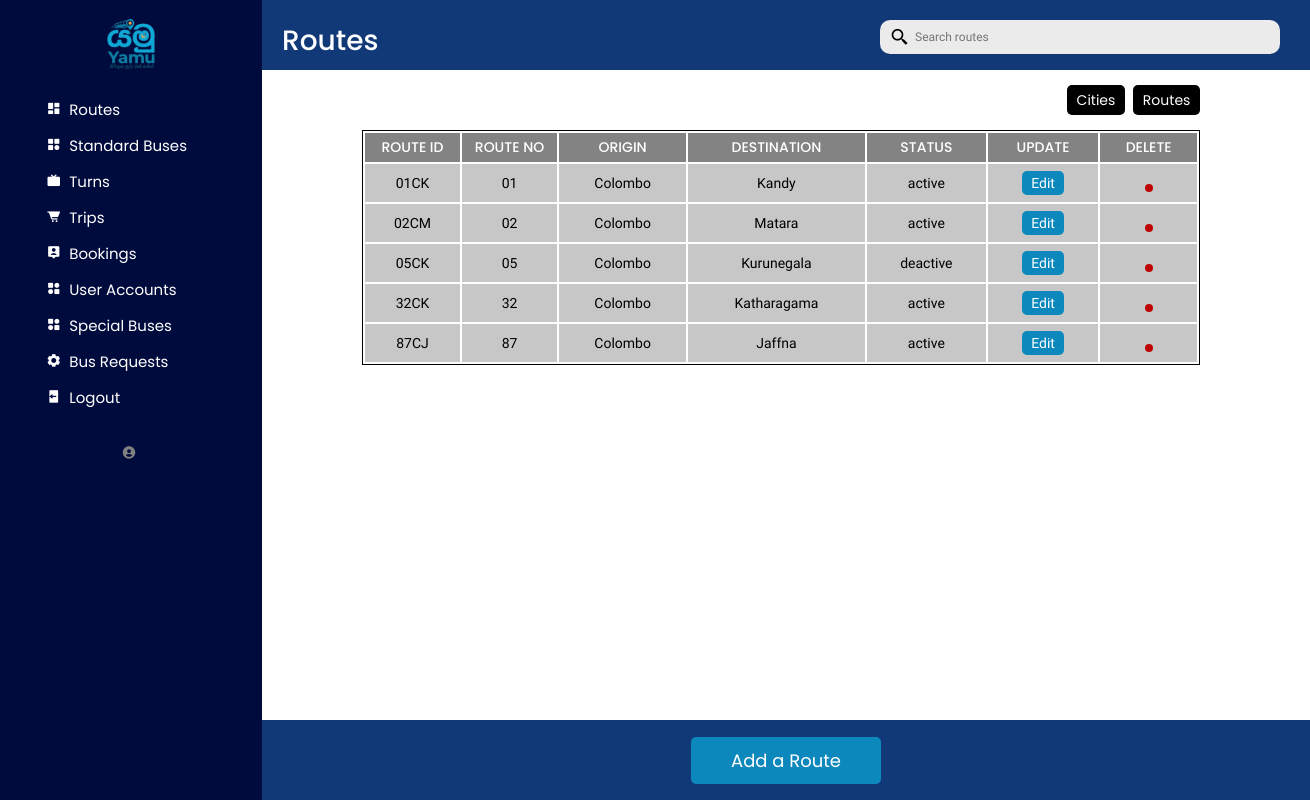
The page /busbooking/admin/routes.php on the database its author committed.
### tables this page shows
CREATE TABLE `route` (
  `routeID` varchar(100) NOT NULL,
  `routeNo` varchar(20) NOT NULL,
  `origin` varchar(100) NOT NULL,
  `destination` varchar(100) NOT NULL,
  `status` varchar(20) NOT NULL DEFAULT 'active'
);

### busbooking/admin/routes.php (the view, shortened to what this page needs)
<?php
require_once("../db_conn.php");
include("sidemenu.php");
?>
<div class="dashboard-content">
    <div class="heading-box">
        <div class="box-1">
            <div class="title">
                <p>Routes</p>
            </div>
        </div>
        <div class="box-1">
            <div class="search-bar">
                <ul>
                    <li class="search">
                    <form action="routes.php" method="post" id="searchForm">
                        <input type="text" <?php echo isset($_POST["search"]) ? "value='$search'" : ""; ?> placeholder="Search routes" name="search" required id="search-input" />
                        <i onclick="submitForm()" class="bx bx-search-alt-2"></i>
                    </form>
                    </li>
                </ul>
            </div>
        </div>
    </div>
    <div class="table-section">
    <div class="sort-button-box">
<form action="cities.php"><button class="filter">Cities</button></form>
<form action="routes.php"><button class="filter">Routes</button></form>
</div>
        <div class="table-container">
            <div class="table-box">
                <table id="rows-def">
                    <tr id="table-head">
                        <th>ROUTE ID</th>
                        <th>ROUTE NO</th>
                        <th>ORIGIN</th>
                        <th>DESTINATION</th>
                        <th>STATUS</th>
                        <th>UPDATE</th>
                        <th>DELETE</th>
                    </tr>
                    <?php
                    if (isset($_POST["search"])) {
                        $sql = "SELECT * FROM route
                        WHERE routeID LIKE '%$search%' OR  routeNO LIKE '%$search%'
                        OR  origin LIKE '%$search%'
                        OR  destination LIKE '%$search%'";
                    }else {
                        $sql = "SELECT * FROM route";
                    }
                    $result = mysqli_query($conn, $sql);
                    $queryResults = mysqli_num_rows($result);
                    if ($queryResults > 0) {
                        while ($row = mysqli_fetch_assoc($result)) {
                            echo "<form action='routes.php' method='post'>
                            <tr>
                          <td id='ID'>" . $row["routeID"] . "</td>
                          <td>" . $row["routeNo"] . "</td>
                          <td>" . $row["origin"] . "</td>
                          <td>" . $row["destination"] . "</td>
                          <td>" . $row["status"] . "</td>
                          <input type='hidden' name='routeID' value=" . $row["routeID"] . ">
                          <td><button id='update'  name='editRoute'> Edit</button></td>
                          <td><button id='bin' name='deleteRoute'><i class='ri-delete-bin-line'></i></button> </td>
                      </tr></form>";
                        }
                    }
                    ?>
                </table>
            </div>
        </div>
    </div>
    <div class="bottom-box">
        <div class="button"><form action='routes.php' method='post'>
            <button name="addRouteButtonBottom" id="popupButtonItem" class="submit">
                Add a Route
            </button></form>
        </div>
    </div>
</div>
</body>
</html>

### busbooking/admin/admin.css (style rules this page uses)
* { margin: 0; padding: 0; box-sizing: border-box; list-style: none; text-decoration: none; font-family: "Ubuntu", sans-serif; font-weight: 400; font-size: 15px; scroll-behavior: smooth; }
:root { --offwhite: #edebe6; --black: #000000; --white: #ffffff; --blue: #000b3d; --gray: rgb(115, 114, 114); --skyblue: #113978; --skyblue2: rgb(13, 136, 188); }
body { color: var(--white); height: 100vh; overflow: hidden; }
.dashboard-content { background-color: var(--white); width: 80%; height: auto; color: #000000; display: flex; justify-content: center; flex-direction: column; flex-wrap: wrap; }
.heading-box { display: flex; justify-content: space-between; align-content: center; width: 100%; height: 70px; padding: 10px; background-color: var(--skyblue); color: var(--white); }
.box-1 { margin: 10px; }
i.bx-search-alt-2 { font-size: 20px; padding-right: 15px; }
.search { position: relative; }
.search input { font-size: 0.8rem; border: none; border-radius: 10px; padding: 10px 10px 10px 35px; width: 400px; margin-right: 10px; outline: none; background-color: #ebebeb; }
.search i { position: absolute; top: 50%; left: 10px; transform: translateY(-50%); color: #000000; }
.title { text-align: center; }
.title p { font-family: "Poppins", sans-serif; font-weight: 500; font-style: normal; font-size: 28px; }
.table-section { width: 100%; height: auto; display: flex; justify-content: center; align-content: center; flex-direction: column; margin-left: 100px; }
.sort-button-box { display: flex; justify-content: flex-end; width: 80%; padding-top: 15px; display: flex; padding-bottom: 5px; }
.filter { margin-left: 7.5px; font-family: "Poppins", sans-serif; font-weight: 400; font-style: normal; font-size: 14px; height: 30px; background-color: var(--black); color: #ffffff; border: none; border-radius: 5px; padding: 5px 10px; cursor: pointer; width: auto; }
.table-container { width: 80%; margin-top: 10px; margin-bottom: 25px; overflow: auto; max-height: 350px; border: 1px solid var(--black); }
.table-box { position: relative; width: 100%; display: flex; justify-content: center; overflow: auto; }
.table-box table { width: 100%; overflow: auto; height: auto; }
.table-box tr { text-align: center; }
.table-box th { padding: 4px; width: 30px; color: var(--white); background-color: rgba(128, 128, 128, 0.954); font-style: normal; font-size: 14px; font-family: "Poppins", sans-serif; font-weight: 500; font-style: normal; }
.table-box td { padding: 7px; background-color: rgba(166, 166, 166, 0.632); color: #000000; font-size: 14px; }
.bottom-box { position: absolute; width: 80%; bottom: 0%; display: flex; justify-content: center; align-items: center; gap: 2rem; height: 80px; background-color: var(--skyblue); }
.submit { font-size: 18px; font-family: "Poppins", sans-serif; font-weight: 400; font-style: normal; background-color: var(--skyblue2); color: var(--white); border: none; border-radius: 5px; padding: 10px 40px; cursor: pointer; width: auto; }
#update { font-size: 16px; background-color: var(--skyblue2); color: var(--white); border: none; border-radius: 5px; font-size: 14px; padding: 4px 9px; cursor: pointer; }
#bin { font-size: 16px; background-color: rgb(190, 5, 5); color: var(--white); border: none; border-radius: 5px; font-family: 'Tw Cen MT Std', sans-serif; padding: 4px 4px; cursor: pointer; }
#table-head { position: sticky; top: 0; z-index: 1001; background-color: rgb(196, 196, 196); }

### rows shown on the page
route: routeID "01CK", routeNo "01", origin "Colombo", destination "Kandy", status "active"
route: routeID "02CM", routeNo "02", origin "Colombo", destination "Matara", status "active"
route: routeID "05CK", routeNo "05", origin "Colombo", destination "Kurunegala", status "deactive"
route: routeID "32CK", routeNo "32", origin "Colombo", destination "Katharagama", status "active"
route: routeID "87CJ", routeNo "87", origin "Colombo", destination "Jaffna", status "active"
